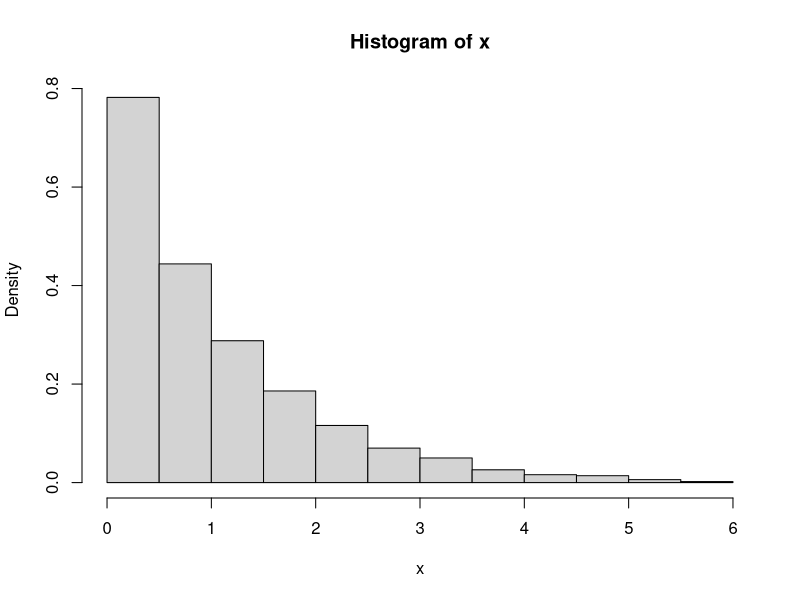
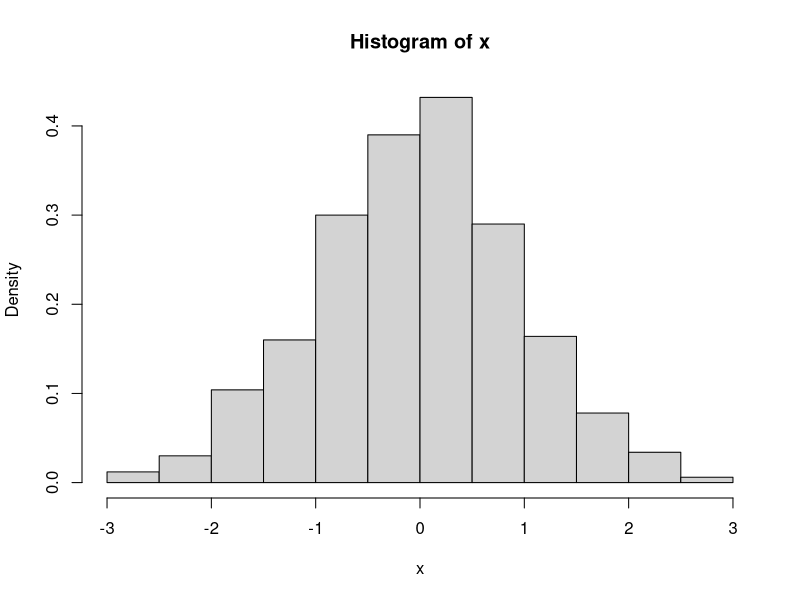
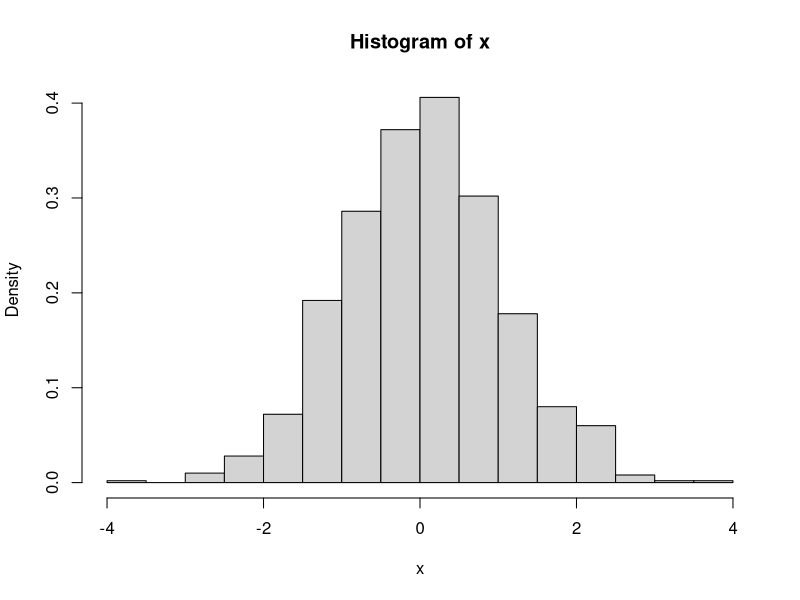
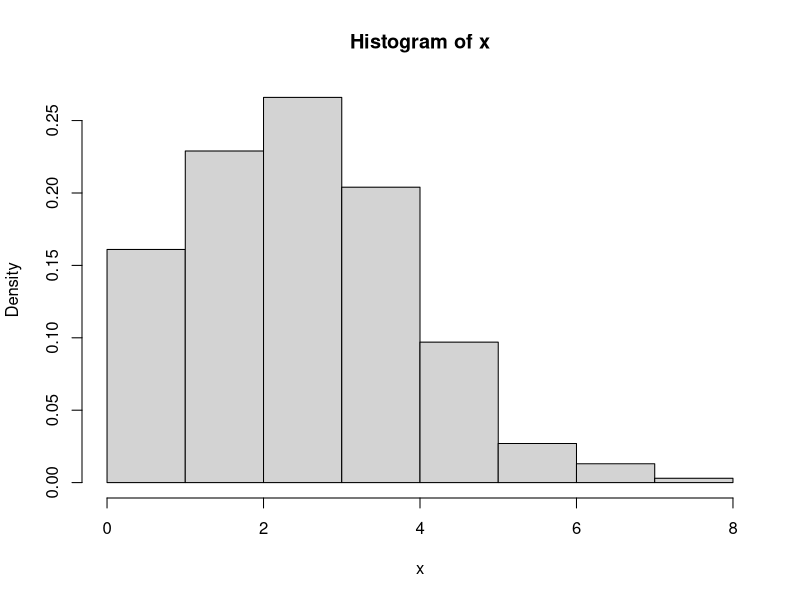
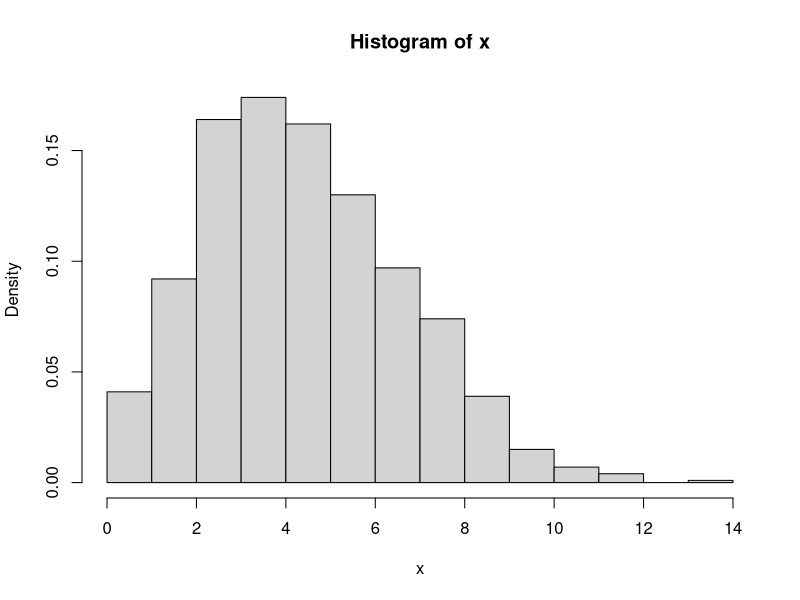
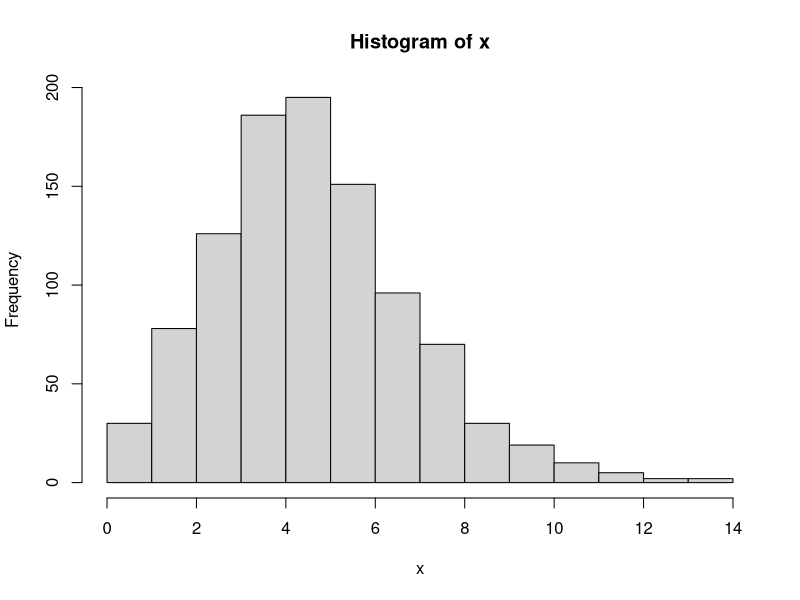
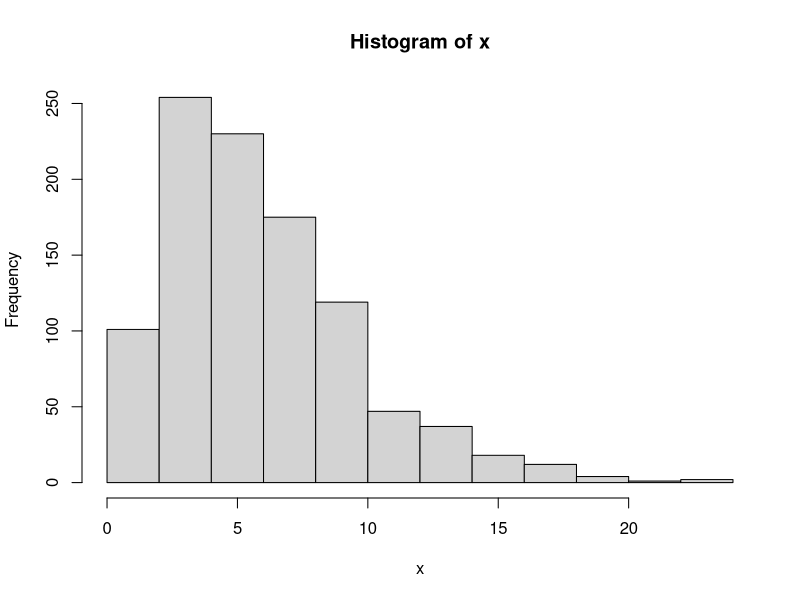
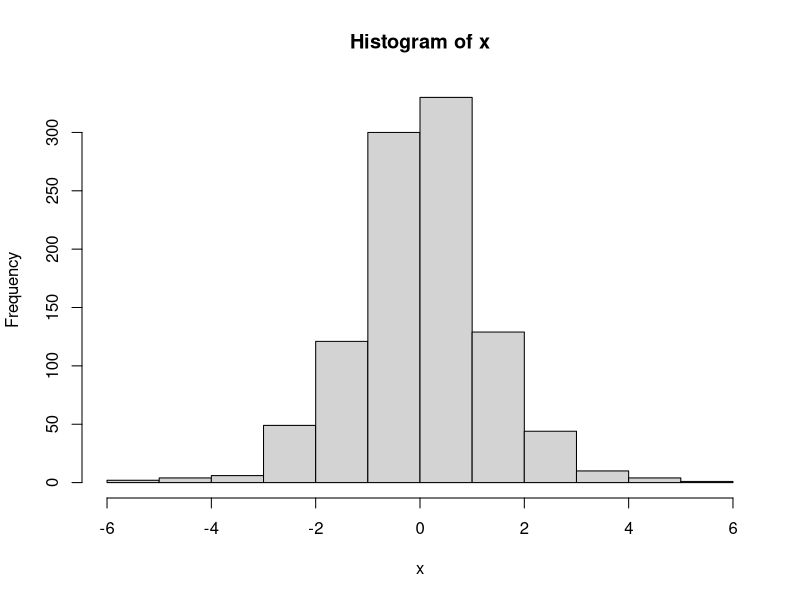

The R script that drew these images, in order:
# Simulation Methods in Financial Engineering
# R ode for Lecture 1
# Simulation from univariate distributions
# Jieli Shen


# 1. Simulation from a distribution

# Simulation from an exponential distribution
lambda <- 1
u <- runif(1000)
x <- -1 / lambda * log(u)
hist(x, freq = F)

# Simulation from a standard normal distribution
# Method 1: central limit theorem
u <- array(runif(12000), dim = c(1000, 12))
x <- apply(u, 1, sum) - 6
hist(x, freq = F)
# Method 2: Box-Muller transform
u1 <- runif(500)
u2 <- runif(500)
x <- c(sqrt(-2 * log(u2)) * cos(2 * pi * u1), sqrt(-2 * log(u2)) * sin(2 * pi * u1))
hist(x, freq = F)

# Simulation from a binomial distributions
p <- 0.3
n <- 10
u <- array(runif(1000 * n), dim = c(1000, n))
x <- apply(u, 1, function(x) sum(x < p))
hist(x, freq = F)

# Simulation from a Poisson distribution
# Method 1: use its relation to the exponential distribution
# x~Poisson(lambda) is the number of events in [0,1] when the time between consecutive events are i.i.d exp(lambda); then x is the integer k such that t1+...tk<=1 but t1+...+t(k+1)>1
lambda <- 5
x <- numeric(1000)
for (i in 1:1000) {
	s <- 0
	k <- 0
	while (s <= 1) {
		u <- runif(1)
		z <- -log(u) / lambda
		s <- s + z
		k <- k + 1
	}
	x[i] <- k - 1	
}
hist(x, freq = F)
# Method 2: inverse transform
lambda <- 5
x <- numeric(1000)
for (i in 1:1000) {
	k <- 0
	f <- exp(-lambda)
	F <- f
	u <- runif(1)
	while (F <= u){
		k <- k + 1
		f <- f * lambda / k
		F <- F + f
	}
	x[i] <- k
}
hist(x, freq = F)

# Simulation from a noncentral chi distribution
# chi^2_k(lambda)=(z1+lambda)^2+z2^2+...+zk^2
lambda <- 1
k <- 5
z <- array(rnorm(1000 * k), dim = c(1000, k))
z[, 1] <- z[, 1] + lambda
x <- apply(z, 1, function(x) sum(x ^ 2))
hist(x, freq = F)

# Simulation from a double exponential distribution
# f(x)=exp(-|x-mu|/theta)/(2*theta)
# Method 1: inveser transform
mu <- 0
theta <- 1
u <- runif(1000)
x <- mu - theta * sign(u - 0.5) * log(1 - 2 * abs(u - 0.5))
hist(x, freq = F)
# Method 2: use its relation to the exponential distribution
u1 <- runif(1000)
u2 <- runif(1000)
z <- -theta * log(u1)
x <- ifelse(u2 < 0.5, mu + z, mu - z) 
hist(x, freq = F)